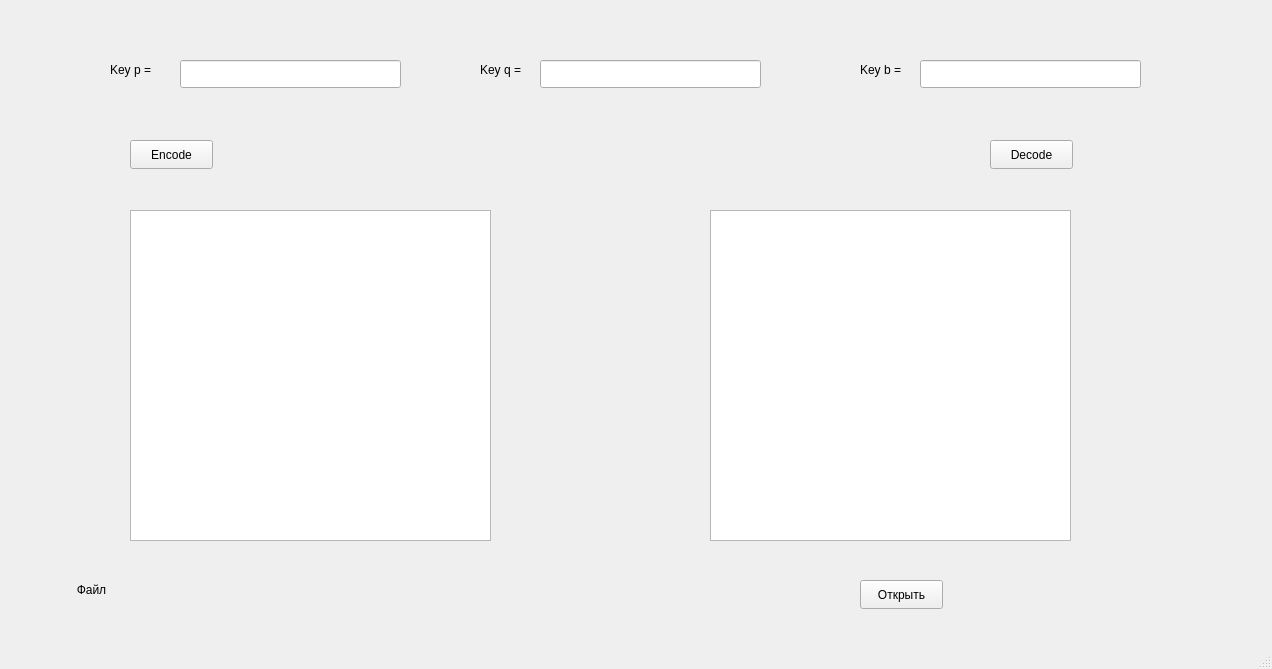
<?xml version="1.0" encoding="UTF-8"?>
<ui version="4.0">
 <class>MainWindow</class>
 <widget class="QMainWindow" name="MainWindow">
  <property name="geometry">
   <rect>
    <x>0</x>
    <y>0</y>
    <width>1272</width>
    <height>669</height>
   </rect>
  </property>
  <property name="windowTitle">
   <string>MainWindow</string>
  </property>
  <widget class="QWidget" name="centralwidget">
   <widget class="QLabel" name="labelP">
    <property name="geometry">
     <rect>
      <x>110</x>
      <y>60</y>
      <width>63</width>
      <height>20</height>
     </rect>
    </property>
    <property name="text">
     <string>Key p =</string>
    </property>
   </widget>
   <widget class="QLabel" name="labelQ">
    <property name="geometry">
     <rect>
      <x>480</x>
      <y>60</y>
      <width>63</width>
      <height>20</height>
     </rect>
    </property>
    <property name="text">
     <string>Key q = </string>
    </property>
   </widget>
   <widget class="QPushButton" name="pushButtonEncode">
    <property name="geometry">
     <rect>
      <x>130</x>
      <y>140</y>
      <width>83</width>
      <height>29</height>
     </rect>
    </property>
    <property name="text">
     <string>Encode</string>
    </property>
   </widget>
   <widget class="QLineEdit" name="lineEditP">
    <property name="geometry">
     <rect>
      <x>180</x>
      <y>60</y>
      <width>221</width>
      <height>28</height>
     </rect>
    </property>
   </widget>
   <widget class="QLineEdit" name="lineEditQ">
    <property name="geometry">
     <rect>
      <x>540</x>
      <y>60</y>
      <width>221</width>
      <height>28</height>
     </rect>
    </property>
   </widget>
   <widget class="QLabel" name="label">
    <property name="geometry">
     <rect>
      <x>400</x>
      <y>110</y>
      <width>441</width>
      <height>71</height>
     </rect>
    </property>
    <property name="font">
     <font>
      <pointsize>20</pointsize>
     </font>
    </property>
    <property name="text">
     <string/>
    </property>
    <property name="alignment">
     <set>Qt::AlignCenter</set>
    </property>
   </widget>
   <widget class="QPushButton" name="openFileButton">
    <property name="geometry">
     <rect>
      <x>860</x>
      <y>580</y>
      <width>83</width>
      <height>29</height>
     </rect>
    </property>
    <property name="text">
     <string>Открыть</string>
    </property>
   </widget>
   <widget class="QLabel" name="labelFile">
    <property name="geometry">
     <rect>
      <x>150</x>
      <y>580</y>
      <width>641</width>
      <height>31</height>
     </rect>
    </property>
    <property name="font">
     <font>
      <pointsize>12</pointsize>
     </font>
    </property>
    <property name="text">
     <string/>
    </property>
    <property name="alignment">
     <set>Qt::AlignCenter</set>
    </property>
   </widget>
   <widget class="QPushButton" name="pushButtonDecode">
    <property name="geometry">
     <rect>
      <x>990</x>
      <y>140</y>
      <width>83</width>
      <height>29</height>
     </rect>
    </property>
    <property name="text">
     <string>Decode</string>
    </property>
   </widget>
   <widget class="QLineEdit" name="lineEditB">
    <property name="geometry">
     <rect>
      <x>920</x>
      <y>60</y>
      <width>221</width>
      <height>28</height>
     </rect>
    </property>
    <property name="text">
     <string/>
    </property>
   </widget>
   <widget class="QLabel" name="labelQ_2">
    <property name="geometry">
     <rect>
      <x>860</x>
      <y>60</y>
      <width>63</width>
      <height>20</height>
     </rect>
    </property>
    <property name="text">
     <string>Key b = </string>
    </property>
   </widget>
   <widget class="QTextEdit" name="textEdit">
    <property name="geometry">
     <rect>
      <x>130</x>
      <y>210</y>
      <width>361</width>
      <height>331</height>
     </rect>
    </property>
    <property name="readOnly">
     <bool>true</bool>
    </property>
   </widget>
   <widget class="QTextEdit" name="textEdit_2">
    <property name="geometry">
     <rect>
      <x>710</x>
      <y>210</y>
      <width>361</width>
      <height>331</height>
     </rect>
    </property>
    <property name="readOnly">
     <bool>true</bool>
    </property>
   </widget>
   <widget class="QLabel" name="label_2">
    <property name="geometry">
     <rect>
      <x>60</x>
      <y>580</y>
      <width>63</width>
      <height>20</height>
     </rect>
    </property>
    <property name="text">
     <string>Файл</string>
    </property>
    <property name="alignment">
     <set>Qt::AlignCenter</set>
    </property>
   </widget>
  </widget>
  <widget class="QMenuBar" name="menubar">
   <property name="geometry">
    <rect>
     <x>0</x>
     <y>0</y>
     <width>1272</width>
     <height>25</height>
    </rect>
   </property>
  </widget>
  <widget class="QStatusBar" name="statusbar"/>
 </widget>
 <resources/>
 <connections/>
</ui>
